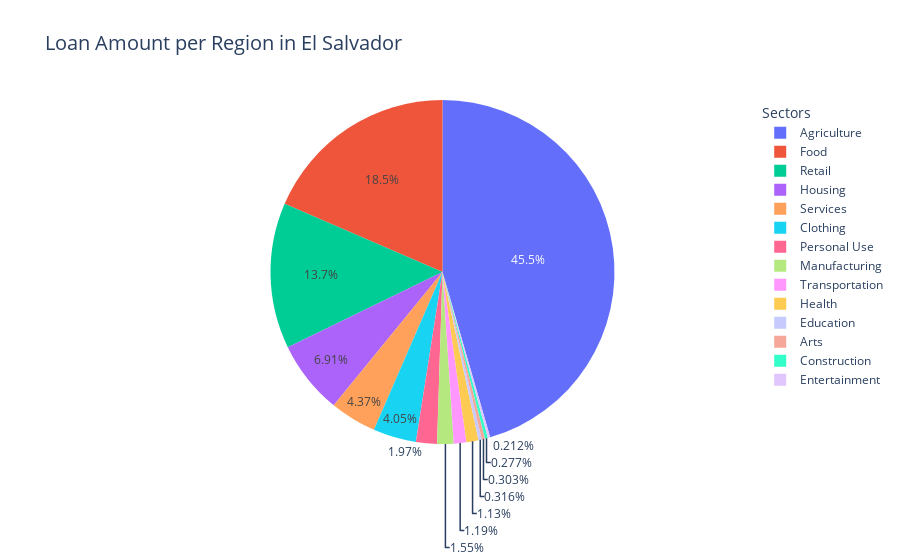

Write notebook code for a chart like this one.
### Code cell
# Use the activity dataframe to create the pie chart below

fig = go.Figure(data=[go.Pie(
    labels=activity['sector'],
    values=activity['loan_amount'],
    textinfo='percent', 
    hoverinfo='label+percent+value'
)])


fig.update_layout(
    title_text='Loan Amount per Region in El Salvador', # Główny tytuł wykresu
    title_font_size=20,
    legend_title_text='Sectors',
    legend_title_font_size=14,
)

fig.show()

### Figure 1 — Plotly figure (JSON) as saved in the notebook; plotly's stock layout.template omitted (floating-point values rounded to 4 significant figures)
{"data": [{"hoverinfo": "label+percent+value", "labels": ["Agriculture", "Agriculture", "Food", "Retail", "Food", "Clothing", "Housing", "Housing", "Retail", "Services", "Services", "Manufacturing", "Personal Use", "Transportation", "Health", "Personal Use", "Agriculture", "Clothing", "Health", "Construction", "Education", "Agriculture", "Arts", "Agriculture", "Manufacturing", "Entertainment", "Agriculture", "Agriculture", "Agriculture", "Transportation", "Arts", "Agriculture", "Entertainment", "Agriculture", "Education"], "textinfo": "percent", "type": "pie", "values": [570600.0, 466500.0, 350900.0, 245800.0, 85550.0, 84800.0, 81800.0, 81080.0, 76900.0, 64480.0, 38580.0, 32450.0, 29480.0, 25200.0, 17050.0, 17000.0, 14550.0, 10750.0, 9650.0, 6525.0, 6350.0, 5400.0, 4550.0, 4200.0, 4075.0, 3500.0, 3050.0, 2900.0, 2900.0, 2750.0, 2600.0, 2300.0, 1500.0, 1250.0, 1100.0]}], "layout": {"legend": {"title": {"font": {"size": 14}, "text": "Sectors"}}, "title": {"font": {"size": 20}, "text": "Loan Amount per Region in El Salvador"}}}
